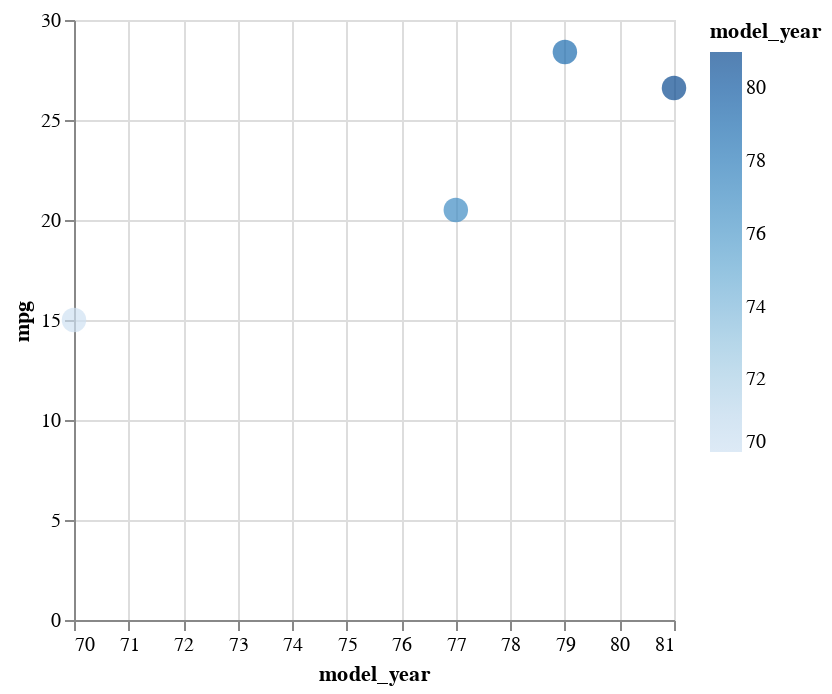

This figure's notebook cell:
### Markdown cell above
Next we specify that the x-axis is not required to include zero.  This syntax has recently become shorter.  If you skipped the `!pip install ...` step above, you will need to use the old syntax:
```
x=alt.X("model_year", scale=alt.Scale(zero=False))
```
instead of the new syntax:
```
x=alt.X("model_year").scale(zero=False)
```

### Code cell
# without pip install: x=alt.X("model_year", scale=alt.Scale(zero=False))
alt.Chart(df_sub).mark_circle(size=150).encode(
    x=alt.X("model_year").scale(zero=False),
    color="model_year",
    y="mpg"
)

### Figure 1 — Vega-Lite specification as saved in the notebook (floating-point values rounded to 4 significant figures)
{"config": {"view": {"continuousWidth": 300, "continuousHeight": 300}}, "data": {"name": "data-7ffbcbecac7f7ca6a3511d1629ed0214"}, "mark": {"type": "circle", "size": 150}, "encoding": {"color": {"field": "model_year", "type": "quantitative"}, "x": {"field": "model_year", "scale": {"zero": false}, "type": "quantitative"}, "y": {"field": "mpg", "type": "quantitative"}}, "$schema": "https://vega.github.io/schema/vega-lite/v5.6.1.json", "datasets": {"data-7ffbcbecac7f7ca6a3511d1629ed0214": [{"mpg": 15.0, "cylinders": 8, "displacement": 350.0, "horsepower": 165.0, "weight": 3693, "acceleration": 11.5, "model_year": 70, "origin": "usa", "name": "buick skylark 320"}, {"mpg": 20.5, "cylinders": 6, "displacement": 231.0, "horsepower": 105.0, "weight": 3425, "acceleration": 16.9, "model_year": 77, "origin": "usa", "name": "buick skylark"}, {"mpg": 28.4, "cylinders": 4, "displacement": 151.0, "horsepower": 90.0, "weight": 2670, "acceleration": 16.0, "model_year": 79, "origin": "usa", "name": "buick skylark limited"}, {"mpg": 26.6, "cylinders": 4, "displacement": 151.0, "horsepower": 84.0, "weight": 2635, "acceleration": 16.4, "model_year": 81, "origin": "usa", "name": "buick skylark"}]}}
